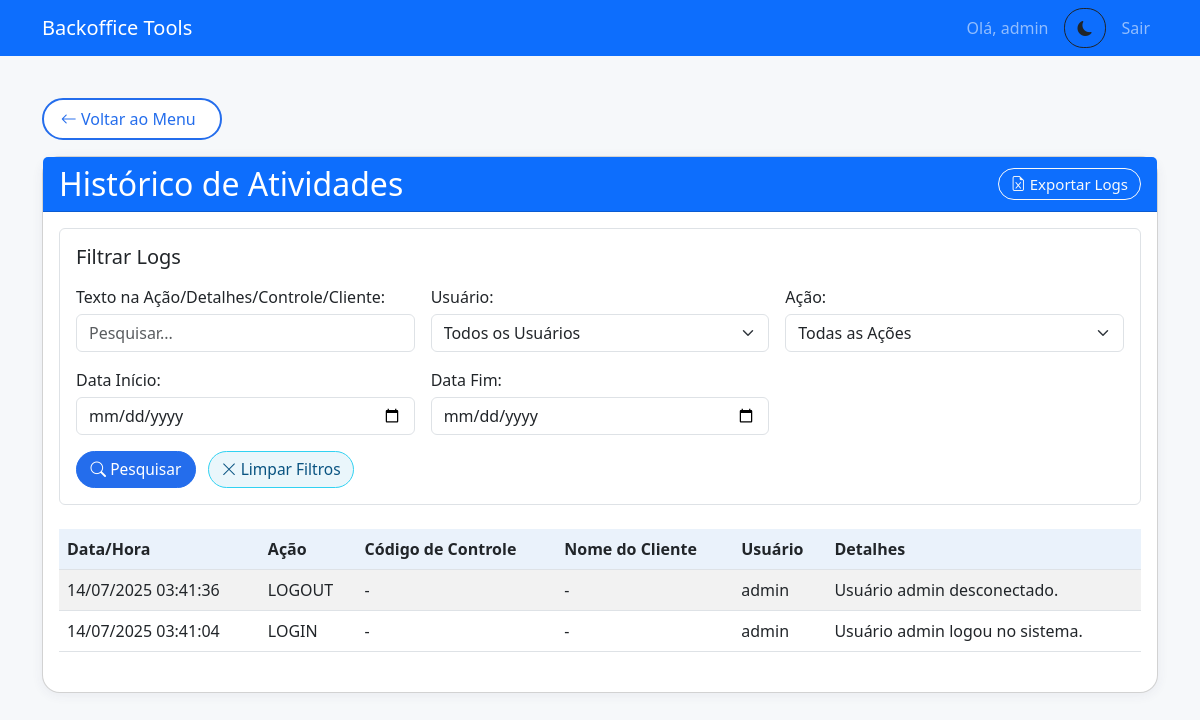
The app's page /logs (signed in) with its own data.
### models.py (models this page shows, shortened)
class Log(db.Model):
    id = db.Column(db.Integer, primary_key=True)
    action = db.Column(db.String(50), nullable=False)
    details = db.Column(db.Text)
    user_id = db.Column(db.Integer, db.ForeignKey('user.id'))
    user = db.relationship('User', backref=db.backref('logs', lazy=True))
    timestamp = db.Column(db.DateTime, default=datetime.utcnow)
    codigo_controle = db.Column(db.String(50), nullable=True)
    nome_cliente = db.Column(db.String(120), nullable=True)

class User(db.Model):
    id = db.Column(db.Integer, primary_key=True)
    username = db.Column(db.String(80), unique=True, nullable=False)
    password_hash = db.Column(db.String(128), nullable=False)
    role_id = db.Column(db.Integer, db.ForeignKey('role.id'), nullable=False)
    role = db.relationship('Role', backref=db.backref('users', lazy=True))

### app.py (the view, shortened to what this page needs)
@app.route('/logs')
@permission_required('can_access_logs') # Acesso aos logs
def show_logs():
    if 'username' not in session:
        return redirect(url_for('login'))
    search_text = request.args.get('search_text', '').strip()
    filter_user = request.args.get('filter_user', '').strip()
    filter_action = request.args.get('filter_action', '').strip()
    start_date_str = request.args.get('start_date', '').strip()
    end_date_str = request.args.get('end_date', '').strip()
    logs_query = Log.query.options(db.joinedload(Log.user)).order_by(Log.timestamp.desc())
    if filter_user:
        logs_query = logs_query.join(User).filter(User.username == filter_user)
    if filter_action:
        logs_query = logs_query.filter(Log.action == filter_action)
    if start_date_str:
        try:
            start_date = datetime.strptime(start_date_str, '%Y-%m-%d').date()
            logs_query = logs_query.filter(db.func.date(Log.timestamp) >= start_date)
        except ValueError:
            flash('Formato de "Data Início" inválido. Use AAAA-MM-DD.', 'danger')
    if end_date_str:
        try:
            end_date = datetime.strptime(end_date_str, '%Y-%m-%d').date()
            logs_query = logs_query.filter(db.func.date(Log.timestamp) <= end_date)
        except ValueError:
            flash('Formato de "Data Fim" inválido. Use AAAA-MM-DD.', 'danger')
    logs = logs_query.all()
    unique_users = [user.username for user in User.query.with_entities(User.username).distinct().order_by(User.username).all()]
    unique_actions = [action for action, in db.session.query(Log.action).distinct().order_by(Log.action).all()]
    return render_template(
        'logs.html',
        logs=logs,
        unique_users=unique_users,
        unique_actions=unique_actions,
        search_text=search_text,
        filter_user=filter_user,
        filter_action=filter_action,
        start_date=start_date_str,
        end_date=end_date_str
    )

### app.py (called while the page is built)
def permission_required(permission_name):
    def decorator(f):
        @wraps(f)
        def decorated_function(*args, **kwargs):
            if 'username' not in session:
                flash('Você precisa estar logado para acessar esta funcionalidade.', 'danger')
                return redirect(url_for('login'))
            user = User.query.filter_by(username=session['username']).first()
            if user and hasattr(user.role, permission_name) and getattr(user.role, permission_name):
                return f(*args, **kwargs)
            else:
                flash('Você não tem permissão para realizar esta ação ou acessar esta página.', 'danger')
                return redirect(url_for('menu')) # Ou abort(403)
        return decorated_function
    return decorator

### templates/logs.html (shortened to what this page needs)
{% extends "base.html" %}
{% block content %}
<a href="{{ url_for('menu') }}" class="btn btn-outline-primary mb-3">
    <i class="bi bi-arrow-left"></i> Voltar ao Menu
</a>
<div class="card">
    <div class="card-header bg-primary text-white d-flex justify-content-between align-items-center">
        <h2 class="mb-0">Histórico de Atividades</h2>
        <a href="{{ url_for('export_logs') }}" class="btn btn-outline-light btn-sm">
            <i class="bi bi-file-earmark-excel"></i> Exportar Logs
        </a>
    </div>
    <div class="card-body">
        <form method="GET" action="{{ url_for('show_logs') }}" class="mb-4 p-3 border rounded">
            <h5 class="mb-3">Filtrar Logs</h5>
            <div class="row g-3">
                <div class="col-md-4">
                    <label for="search_text" class="form-label">Texto na Ação/Detalhes/Controle/Cliente:</label>
                    <input type="text" class="form-control" id="search_text" name="search_text" value="{{ search_text or '' }}" placeholder="Pesquisar...">
                </div>
                <div class="col-md-4">
                    <label for="filter_user" class="form-label">Usuário:</label>
                    <select class="form-select" id="filter_user" name="filter_user">
                        <option value="">Todos os Usuários</option>
                    </select>
                </div>
                <div class="col-md-4">
                    <label for="filter_action" class="form-label">Ação:</label>
                    <select class="form-select" id="filter_action" name="filter_action">
                        <option value="">Todas as Ações</option>
                    </select>
                </div>
                <div class="col-md-4">
                    <label for="start_date" class="form-label">Data Início:</label>
                    <input type="date" class="form-control" id="start_date" name="start_date" value="{{ start_date or '' }}">
                </div>
                <div class="col-md-4">
                    <label for="end_date" class="form-label">Data Fim:</label>
                    <input type="date" class="form-control" id="end_date" name="end_date" value="{{ end_date or '' }}">
                </div>
            </div>
            <div class="mt-3">
                <button type="submit" class="btn btn-primary me-2"><i class="bi bi-search"></i> Pesquisar</button>
                <a href="{{ url_for('show_logs') }}" class="btn btn-outline-secondary"><i class="bi bi-x-lg"></i> Limpar Filtros</a>
            </div>
        </form>
        {% if logs %}
        <div class="table-responsive">
            <table class="table table-striped">
                <thead>
                    <tr>
                        <th>Data/Hora</th>
                        <th>Ação</th>
                        <th>Código de Controle</th>
                        <th>Nome do Cliente</th>
                        <th>Usuário</th>
                        <th>Detalhes</th>
                    </tr>
                </thead>
                <tbody>
                    {% for log in logs %}
                    <tr>
                        <td>{{ log.timestamp.strftime('%d/%m/%Y %H:%M:%S') if log.timestamp else '-' }}</td>
                        <td>{{ log.action }}</td>
                        <td>{{ log.codigo_controle or '-' }}</td>
                        <td>{{ log.nome_cliente or '-' }}</td>
                        <td>{{ log.user.username if log.user else 'N/A' }}</td>
                        <td>{{ log.details or '-' }}</td>
                    </tr>
                    {% endfor %}
                </tbody>
            </table>
        </div>
        {% else %}
        <div class="alert alert-info">
            Nenhum registro de log encontrado para os filtros aplicados.
        </div>
        {% endif %}
    </div>
</div>
{% endblock %}

### static/styles.css (style rules this page uses)
body { background-color: #f6f8fa; font-family: 'Segoe UI', Arial, sans-serif; }
.card { border-radius: 18px; box-shadow: 0 2px 12px rgba(50, 60, 100, 0.07); }
.card-header { border-radius: 18px 18px 0 0; font-size: 1.15rem; font-weight: 500; }
.table thead th { background-color: #eaf2fb; font-size: 1rem; }
.table td, .table th { vertical-align: middle; }
.btn, .btn-primary, .btn-outline-primary, .btn-outline-info, .btn-outline-success, .btn-outline-warning, .btn-outline-secondary { border-radius: 1.2rem !important; font-weight: 500; font-size: 0.97rem; transition: background 0.18s; box-shadow: none !important; }
.btn-outline-info, .btn-outline-secondary { color: #095381 !important; border-color: #31d2f2 !important; background-color: #eaf6fb !important; }
.btn-primary, .btn-outline-primary { background-color: #246dec; border-color: #246dec; color: #fff !important; }
.btn-sm { padding: 0.22rem 0.75rem; font-size: 0.94rem; border-radius: 1.2rem; }
a.btn-outline-primary.mb-3 { font-size: 1rem; padding: 0.44rem 1.5rem 0.44rem 1.05rem; border-radius: 1.7rem !important; margin-bottom: 1.3rem; margin-top: 1.1rem; background: #fff; font-weight: 500; border: 2px solid #246dec; color: #246dec !important; transition: background 0.13s, color 0.13s; }
.form-label { font-weight: 500; margin-bottom: 0.3rem; }
.btn-edit-feriados, #btnFeriados, .btn-modal, .btn-outline-primary { background: #fff; color: #246dec !important; border: 1.5px solid #246dec; border-radius: 1.2rem !important; font-weight: 500; padding: 0.3rem 1.1rem; font-size: 0.97rem; margin-bottom: 0.3em; transition: background .15s, color .15s; }
.table-responsive { padding-bottom: 0.5em; }
.btn-outline-primary, .btn-primary, .btn-warning, .btn-success, .btn-secondary { min-width: 120px; }

### templates/base.html (style rules this page uses)
:root { --bg-light: #f8f9fa; --text-light: #212529; --card-light: #ffffff; --primary-light: #0d6efd; --secondary-light: #6c757d; --bg-dark: #121212; --text-dark: #e0e0e0; --card-dark: #1e1e1e; --primary-dark: #1a4b8c; --secondary-dark: #495057; }

### records on screen
Log: timestamp "14/07/2025 03:41:36", action "LOGOUT", codigo_controle "-", nome_cliente "-", user "admin", details "Usuário admin desconectado."
Log: timestamp "14/07/2025 03:41:04", action "LOGIN", codigo_controle "-", nome_cliente "-", user "admin", details "Usuário admin logou no sistema."

### other values on screen
{{ session['username'] }} "admin"
